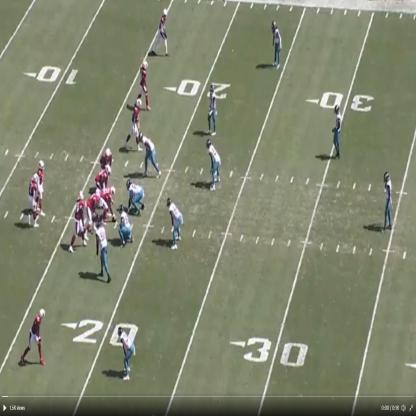
#> input picture img1.jpg, 416 x 416 px
$ python bbox_check.py
#> lines starting #> are read from the running program, lines starting #| are printed output that depends on the picture
import json
import math

import cv2
import matplotlib.pyplot as plt
from matplotlib import patches
import numpy as np
from scipy import ndimage


def get_bbox_list():
    # Opening JSON file
    f = open('bbox.json')

    # returns JSON object as
    # a dictionary
    data = json.load(f)

    # plot the bbox with image
    # Create figure and axes
    fig, ax = plt.subplots()
    # Display the image
    img = cv2.imread("img1.jpg", cv2.IMREAD_UNCHANGED)
    ax.imshow(img)
    bbox_list = []
    for box in data['predictions']:
        cur_box = box
        curr_bbox = []
        curr_bbox.append(cur_box['x'])
        curr_bbox.append(cur_box['y'])
        bbox_list.append(curr_bbox)
        # Create a Rectangle patch
        rect2 = patches.Rectangle((cur_box['x'] - (cur_box['width'] / 2),
                                   cur_box['y'] - (cur_box['height'] / 2)),
                                  cur_box['width'], cur_box['height'],
                                  linewidth=1, edgecolor='b', facecolor='none')
        # Add the patch to the Axes

        ax.add_patch(rect2)
    plt.show()
    bbox_list = np.array(bbox_list)
    # print(bbox_list)
    return bbox_list


def plot_points(img, points):
    for point in points:
        cv2.circle(img, (int(point[0]), int(point[1])), 5, (255, 0, 0), -1)
        cv2.imshow("img_circle", img)
        cv2.waitKey(0)
    cv2.imwrite("circles_img.png", img)


def get_rotation_matrix(angle_to_rotate):
    n = np.array([[math.cos(angle_to_rotate), math.sin(angle_to_rotate)],
                  [-math.sin(angle_to_rotate), math.cos(angle_to_rotate)]])
    # n = np.array([[math.cos(angle_to_rotate), -math.sin(angle_to_rotate)],
    #               [math.sin(angle_to_rotate), math.cos(angle_to_rotate)]])

    return n


def rotate_operation(points, angle_to_rotate, h, w):
    rotation_matrix = get_rotation_matrix(angle_to_rotate)
    # Get the size of the image after rotation (with padding)
    big_img_w = int(abs(w * math.cos(angle_to_rotate)) + abs(h * math.sin(angle_to_rotate)))
    big_img_h = int(abs(w * math.sin(angle_to_rotate)) + abs(h * math.cos(angle_to_rotate)))

    # The rotation on image is done using scipy.ndimage.rotate which pivots the image at the center
    # But doing the rotation using a rotation matrix pivots it at the top left corner (old_origin).
    # 1. We compute the translation of the old origin with respect to the image center
    # 2. We rotate the image using the top left corner as pivot
    # 3. Now the new positions of all points need to be translated by the amount the old_origin moved
    old_origin = np.array([-big_img_w / 2, -big_img_h / 2])
    new_origin = apply_matrix_operation(rotation_matrix, [old_origin])
    movement = new_origin[0] - old_origin

    rotated_points = apply_matrix_operation(rotation_matrix, points)
    r_t_points = translate_operation(rotated_points, movement[0], movement[1])
    return r_t_points


def translate_operation(points, x_t, y_t):
    for point in points:
        point[0] += x_t
        point[1] += y_t

    return points


def apply_matrix_operation(matrix, points):
    transformed_points = []
    for point in points:
        transformed_points.append(np.dot(matrix, point))

    return transformed_points


def get_rotated_reference(img, angle_to_rotate):
    img_rotated = ndimage.rotate(img, 180 * angle_to_rotate / math.pi)

    # img_rotated = cv2.copyMakeBorder(img_rotated, 100, 100, 100, 100,
    #                                  cv2.BORDER_CONSTANT)
    # cv2.imwrite("rotated_sample.png", img_rotated)

    return img_rotated


angle_to_rotate = math.pi / 4
img = cv2.imread("img1.jpg", cv2.IMREAD_UNCHANGED)
#> img is the input picture: shape (416, 416, 3); mean B, G, R 109.9, 132.5, 128.1
h, w, c = img.shape
#> h = 416; w = 416; c = 3
points = get_bbox_list()
#> (reads bbox.json from the repository)
#> in get_bbox_list, `plt.show()`:
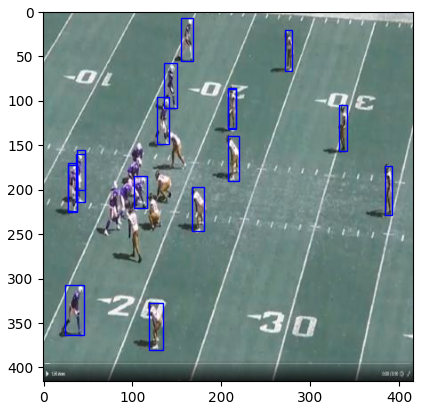
#> figure drawn by matplotlib, 1 panel; B, G, R data is drawn as R, G, B
rotated_points = rotate_operation(points, angle_to_rotate, h, w)
# translated_points = translate_operation(rotated_points, 100, 100)

# rotated_img = cv2.imread("rotated_sample.png", cv2.IMREAD_UNCHANGED)
rotated_img = get_rotated_reference(img, 0)
plot_points(rotated_img, rotated_points)
